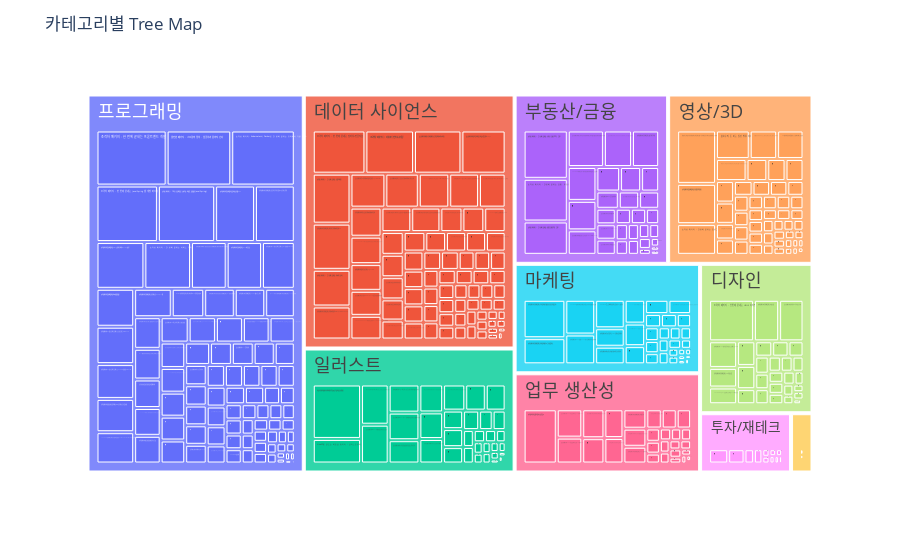

Notebook code for this chart:
### Markdown cell above
## 카테고리별 Treemap
- 월별 실거래금액 합
- 유형:PAYMENT로 소팅했기 때문에 환불금액은 제외되어 있음

### Code cell
# import plotly.express as px
# fig = px.treemap(df_payment, path=['카테고리', '코스이름'], values='실거래금액')
# fig.update_layout(title_text='카테고리별 Tree Map')
# fig.show()

import plotly.express as px
fig = px.treemap(df_payment, path=['카테고리', '코스이름'], values='실거래금액')
fig.update_layout(title_text='카테고리별 Tree Map')
fig.update_traces(textfont_size=18)  # 원하는 텍스트 크기로 변경
fig.show()

### Figure 1 — Plotly figure (JSON) as saved in the notebook; plotly's stock layout.template omitted (floating-point values rounded to 4 significant figures; data arrays with more than 128 entries replaced by an {"elided": "..."} marker saying what was removed)
{"data": [{"branchvalues": "total", "domain": {"x": [0, 1], "y": [0, 1]}, "hovertemplate": "labels=%{label}<br>실거래금액=%{value}<br>parent=%{parent}<br>id=%{id}<extra></extra>", "ids": {"elided": "415 str values"}, "labels": {"elided": "415 str values"}, "name": "", "parents": {"elided": "415 str values"}, "textfont": {"size": 18}, "type": "treemap", "values": {"elided": "415 int values"}}], "layout": {"legend": {"tracegroupgap": 0}, "margin": {"t": 60}, "title": {"text": "카테고리별 Tree Map"}}}
